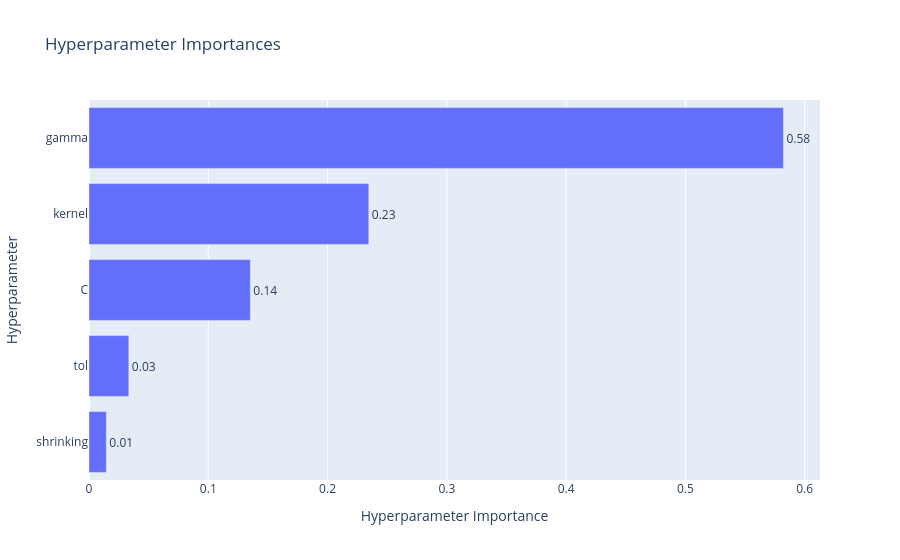
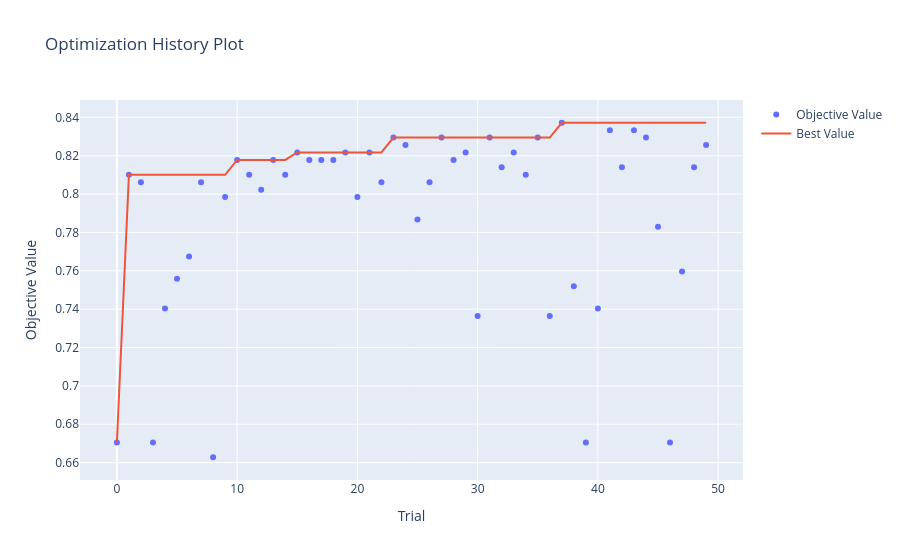

The cell these charts' notebook holds for them, in order:
### Code cell
import optuna
fig = optuna.visualization.plot_param_importances(experimento_2.study)
fig.show()

fig = optuna.visualization.plot_optimization_history(experimento_2.study)
fig.show()

### Figure 1 — Plotly figure (JSON) as saved in the notebook; plotly's stock layout.template omitted (floating-point values rounded to 4 significant figures)
{"data": [{"cliponaxis": false, "hovertemplate": ["shrinking (CategoricalDistribution): 0.014529468109975813<extra></extra>", "tol (FloatDistribution): 0.03340266853257759<extra></extra>", "C (FloatDistribution): 0.13526212638994428<extra></extra>", "kernel (CategoricalDistribution): 0.23458081940931827<extra></extra>", "gamma (CategoricalDistribution): 0.5822249175581841<extra></extra>"], "name": "Objective Value", "orientation": "h", "text": ["0.01", "0.03", "0.14", "0.23", "0.58"], "textposition": "outside", "type": "bar", "x": [0.01453, 0.0334, 0.1353, 0.2346, 0.5822], "y": ["shrinking", "tol", "C", "kernel", "gamma"]}], "layout": {"title": {"text": "Hyperparameter Importances"}, "xaxis": {"title": {"text": "Hyperparameter Importance"}}, "yaxis": {"title": {"text": "Hyperparameter"}}}}

### Figure 2 — Plotly figure (JSON) as saved in the notebook; plotly's stock layout.template omitted (floating-point values rounded to 4 significant figures)
{"data": [{"mode": "markers", "name": "Objective Value", "type": "scatter", "x": [0, 1, 2, 3, 4, 5, 6, 7, 8, 9, 10, 11, 12, 13, 14, 15, 16, 17, 18, 19, 20, 21, 22, 23, 24, 25, 26, 27, 28, 29, 30, 31, 32, 33, 34, 35, 36, 37, 38, 39, 40, 41, 42, 43, 44, 45, 46, 47, 48, 49], "y": [0.6705, 0.8101, 0.8062, 0.6705, 0.7403, 0.7558, 0.7674, 0.8062, 0.6628, 0.7984, 0.8178, 0.8101, 0.8023, 0.8178, 0.8101, 0.8217, 0.8178, 0.8178, 0.8178, 0.8217, 0.7984, 0.8217, 0.8062, 0.8295, 0.8256, 0.7868, 0.8062, 0.8295, 0.8178, 0.8217, 0.7364, 0.8295, 0.814, 0.8217, 0.8101, 0.8295, 0.7364, 0.8372, 0.7519, 0.6705, 0.7403, 0.8333, 0.814, 0.8333, 0.8295, 0.7829, 0.6705, 0.7597, 0.814, 0.8256]}, {"mode": "lines", "name": "Best Value", "type": "scatter", "x": [0, 1, 2, 3, 4, 5, 6, 7, 8, 9, 10, 11, 12, 13, 14, 15, 16, 17, 18, 19, 20, 21, 22, 23, 24, 25, 26, 27, 28, 29, 30, 31, 32, 33, 34, 35, 36, 37, 38, 39, 40, 41, 42, 43, 44, 45, 46, 47, 48, 49], "y": [0.6705, 0.8101, 0.8101, 0.8101, 0.8101, 0.8101, 0.8101, 0.8101, 0.8101, 0.8101, 0.8178, 0.8178, 0.8178, 0.8178, 0.8178, 0.8217, 0.8217, 0.8217, 0.8217, 0.8217, 0.8217, 0.8217, 0.8217, 0.8295, 0.8295, 0.8295, 0.8295, 0.8295, 0.8295, 0.8295, 0.8295, 0.8295, 0.8295, 0.8295, 0.8295, 0.8295, 0.8295, 0.8372, 0.8372, 0.8372, 0.8372, 0.8372, 0.8372, 0.8372, 0.8372, 0.8372, 0.8372, 0.8372, 0.8372, 0.8372]}, {"marker": {"color": "#cccccc"}, "mode": "markers", "name": "Infeasible Trial", "showlegend": false, "type": "scatter", "x": [], "y": []}], "layout": {"title": {"text": "Optimization History Plot"}, "xaxis": {"title": {"text": "Trial"}}, "yaxis": {"title": {"text": "Objective Value"}}}}
